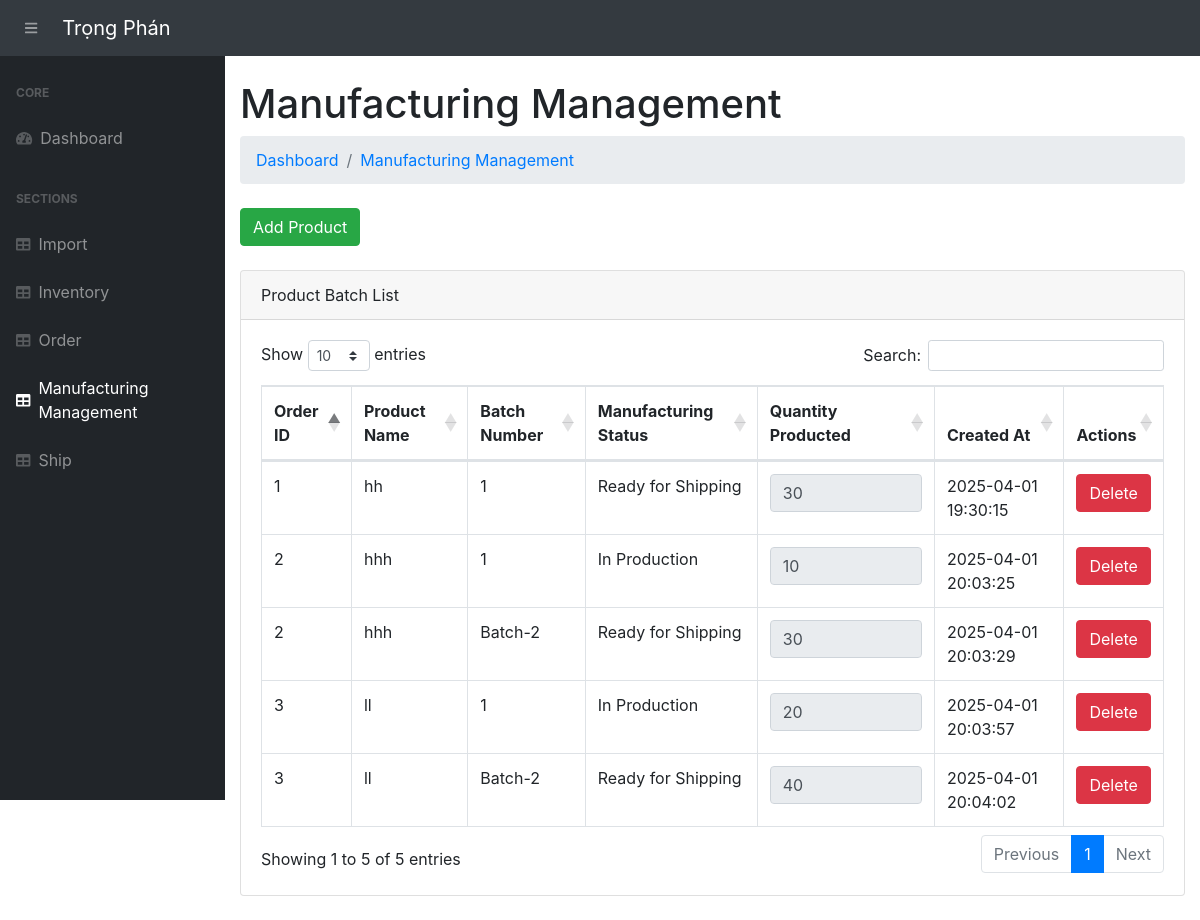
Page /view-product-batches/ on the earlier database version.
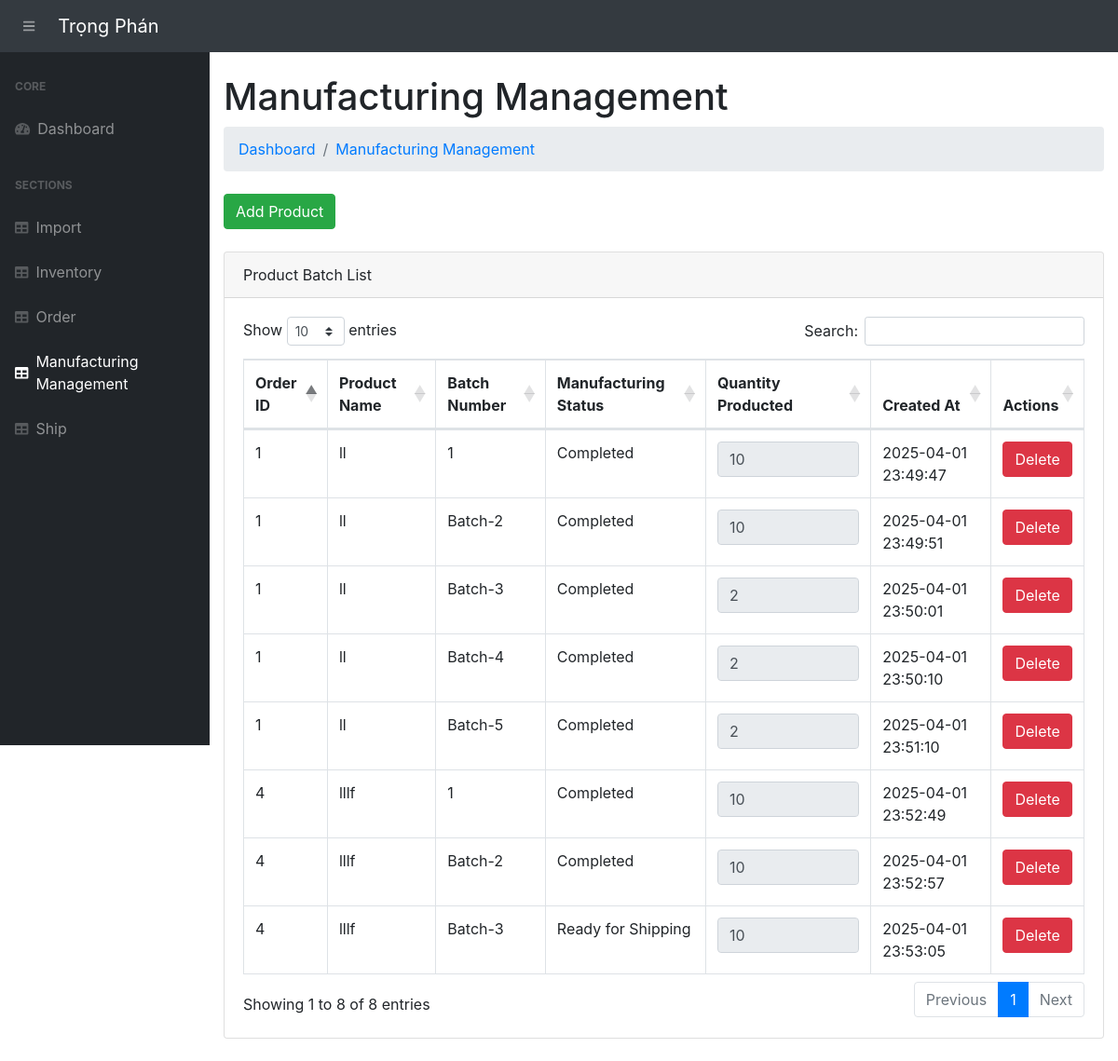
Same page on the later database version.
### app.py (models this page shows, shortened)
class ProductBatch(db.Model):
    __tablename__ = 'product_batches'
    batch_id = db.Column(db.Integer, primary_key=True)
    batch_number = db.Column(db.String(50), nullable=False)
    category = db.Column(db.String(100))
    order_detail_id = db.Column(db.Integer, db.ForeignKey('order_details.order_detail_id'))
    order_detail = db.relationship('OrderDetail', backref='product_batches')
    quantity_in_production = db.Column(db.Integer, default=0)
    quantity_completed = db.Column(db.Integer, default=0)
    quantity_ready_for_shipping = db.Column(db.Integer, default=0)
    manufacturing_status = db.Column(db.String(50), default='In Production')
    product_condition = db.Column(db.String(50), nullable=True)
    defect_reason = db.Column(db.String(255), nullable=True)
    transaction_date = db.Column(db.DateTime, default=vietnam_now)
    quantity_to_update=db.Column(db.Integer, default=0)
    inventory = db.relationship('Inventory', secondary=product_batch_materials, backref='product_batches')

class OrderDetail(db.Model):
    __tablename__ = 'order_details'
    order_detail_id = db.Column(db.Integer, primary_key=True)
    order_id = db.Column(db.Integer, db.ForeignKey('orders.order_id'))
    product_name = db.Column(db.String(100))
    product_price = db.Column(db.Float)
    quantity = db.Column(db.Integer)
    import_id = db.Column(db.Integer, db.ForeignKey('imports.import_id'))  # Import relation
    import_record = db.relationship('Import', backref='order_details', lazy=True)

### app.py (the view)
@app.route('/view-product-batches/', methods=["GET"])
def view_product_batches():
    product_batches = ProductBatch.query.all()
    return render_template('view_product_batches.html', product_batches=product_batches)

### templates/view_product_batches.html (shortened to what this page needs)
{% extends 'base.html' %}
{% block content %}
<main>
    <div class="container-fluid">
        <h1 class="mt-4">Manufacturing Management</h1>
        <ol class="breadcrumb mb-4">
            <li class="breadcrumb-item"><a href="/">Dashboard</a></li>
            <li class="breadcrumb-item"><a href="/view-product-batches/">Manufacturing Management</a></li>
        </ol>
        <a href="/add-product-batch/" class="btn btn-success">Add Product</a>
        <br><br>
        <div class="card mb-4">
            <div class="card-header">Product Batch List</div>
            <div class="card-body">
                <table class="table table-bordered" id="dataTable" width="100%" cellspacing="0">
                    <thead>
                        <tr>
                            <th>Order ID</th>
                            <th>Product Name</th>
                            <th>Batch Number</th>
                            <th>Manufacturing Status</th>
                            <th>Quantity Producted</th>
                            <th>Created At</th>
                            <th>Actions</th>
                        </tr>
                    </thead>
                    <tbody>
                        {% for batch in product_batches %}
                            <tr>
                                <td>{{ batch.order_detail.order_id }}</td>
                                <td>{{ batch.order_detail.product_name }}</td>
                                <td>{{ batch.batch_number }}</td>
                                <td>{{ batch.manufacturing_status }}</td>
                                <td>
                                    {% if batch.quantity_completed is none or batch.quantity_completed == 0 %}
                                        <form action="{{ url_for('update_quantity_produced', batch_id=batch.batch_id) }}" method="POST" class="d-flex flex-column align-items-start ">
                                            <input type="number" name="quantity_to_update" placeholder="Enter quantity" class=" mb-2" required min="0" value="{{ batch.quantity_completed or 0 }}">
                                            <button type="submit" class="btn btn-success ">Update</button>
                                        </form>
                                    {% else %}
                                        <input type="number" value="{{ batch.quantity_completed }}" disabled class="form-control">
                                    {% endif %}
                                </td>
                                <td>{{ batch.transaction_date.strftime('%Y-%m-%d %H:%M:%S') }}</td>
                                <td>
                                <form action="{{  url_for('delete_product_batch', batch_id=batch.batch_id)}}" method="POST" style="display:inline;">
                                        <button type="submit" class="btn btn-danger" onclick="return confirm('Are you sure you want to delete this item?')">Delete</button>
                                    </form>
                                </td>
                            </tr>
                        {% endfor %}
                    </tbody>
                </table>
            </div>
        </div>
    </div>
</main>
{% endblock %}

### templates/base.html (shortened to what this page needs)
<!DOCTYPE html>
<html lang="en">
<head>
    <link rel="stylesheet" href="{{ url_for('static', filename='css/bootstrap/styles.css')}}">
    <link href="https://cdn.datatables.net/1.10.20/css/dataTables.bootstrap4.min.css" rel="stylesheet" />
    <link href="https://cdnjs.cloudflare.com/ajax/libs/bootstrap/4.5.2/css/bootstrap.min.css" rel="stylesheet">
    <link href="https://cdnjs.cloudflare.com/ajax/libs/bootstrap-select/1.13.1/css/bootstrap-select.min.css" rel="stylesheet">
</head>
<body class="sb-nav-fixed">
    <nav class="sb-topnav navbar navbar-expand navbar-dark bg-dark">
        <button class="btn btn-link btn-sm order-1 order-lg-0" id="sidebarToggle" href="#"><i class="fas fa-bars"></i></button>
        <a class="navbar-brand" href="/">Trọng Phán</a>
    </nav>
    <div id="layoutSidenav">
        <div id="layoutSidenav_nav">
            <nav class="sb-sidenav accordion sb-sidenav-dark" id="sidenavAccordion">
                <div class="sb-sidenav-menu">
                    <div class="nav">
                        <div class="sb-sidenav-menu-heading">Core</div>
                        <a class="nav-link" href="/">
                            <div class="sb-nav-link-icon"><i class="fas fa-tachometer-alt"></i></div>
                            Dashboard
                        </a>
                        <div class="sb-sidenav-menu-heading">Sections</div>
                        <a class="nav-link" href="/import/">
                            <div class="sb-nav-link-icon"><i class="fas fa-table"></i></div>
                            Import
                        </a>
                        <a class="nav-link" href="/inventory/">
                            <div class="sb-nav-link-icon"><i class="fas fa-table"></i></div>
                            Inventory
                        </a>
                        <a class="nav-link" href="/order/">
                            <div class="sb-nav-link-icon"><i class="fas fa-table"></i></div>
                            Order
                        </a>
                        <a class="nav-link" href="/view-product-batches/">
                            <div class="sb-nav-link-icon"><i class="fas fa-table"></i></div>
                            Manufacturing Management
                        </a>
                        <a class="nav-link" href="/shipping-queue/">
                            <div class="sb-nav-link-icon"><i class="fas fa-table"></i></div>
                            Ship
                        </a>
                    </div>
                </div>
            </nav>
        </div>
        <div id="layoutSidenav_content">
            {% block content %}{% endblock %}
        </div>
    </div>
</body>
</html>

Differences in the rows shown:
changed ProductBatch (number 1 of 8 on the later page): order_detail.product_name "hh" → "ll"; manufacturing_status "Ready for Shipping" → "Completed"; quantity_completed "30" → "10"; transaction_date "2025-04-01 19:30:15" → "2025-04-01 23:49:47"
changed ProductBatch (number 2 of 8 on the later page): order_detail.order_id "2" → "1"; order_detail.product_name "hhh" → "ll"; batch_number "1" → "Batch-2"; manufacturing_status "In Production" → "Completed"; transaction_date "2025-04-01 20:03:25" → "2025-04-01 23:49:51"
changed ProductBatch (number 3 of 8 on the later page): order_detail.order_id "2" → "1"; order_detail.product_name "hhh" → "ll"; batch_number "Batch-2" → "Batch-3"; manufacturing_status "Ready for Shipping" → "Completed"; quantity_completed "30" → "2"; transaction_date "2025-04-01 20:03:29" → "2025-04-01 23:50:01"
changed ProductBatch: order_detail.order_id "3" → "1"; batch_number "1" → "Batch-4"; manufacturing_status "In Production" → "Completed"; quantity_completed "20" → "2"; transaction_date "2025-04-01 20:03:57" → "2025-04-01 23:50:10"
changed ProductBatch: order_detail.order_id "3" → "1"; batch_number "Batch-2" → "Batch-5"; manufacturing_status "Ready for Shipping" → "Completed"; quantity_completed "40" → "2"; transaction_date "2025-04-01 20:04:02" → "2025-04-01 23:51:10"
added ProductBatch: order_detail.order_id "4", order_detail.product_name "lllf", batch_number "1", manufacturing_status "Completed", quantity_completed "10", transaction_date "2025-04-01 23:52:49"
added ProductBatch: order_detail.order_id "4", order_detail.product_name "lllf", batch_number "Batch-2", manufacturing_status "Completed", quantity_completed "10", transaction_date "2025-04-01 23:52:57"
added ProductBatch: order_detail.order_id "4", order_detail.product_name "lllf", batch_number "Batch-3", manufacturing_status "Ready for Shipping", quantity_completed "10", transaction_date "2025-04-01 23:53:05"
Other differences:
text written by a page script: "Show entries Search: Showing 1 to 5 of 5 entries Previous 1 Next" → "Show entries Search: Showing 1 to 8 of 8 entries Previous 1 Next"
